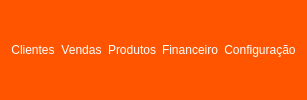
     <widget class="QWidget" name="mainMenu" native="true">
      <property name="minimumSize">
       <size>
        <width>0</width>
        <height>40</height>
       </size>
      </property>
      <property name="styleSheet">
       <string notr="true">QWidget{
background-color: rgb(255, 85, 0);
}

QPushButton{
	color: white;
	border:none;
	border-top-left-radius:10px;
	border-bottom-left-radius:10px;
	border-top-right-radius:10px;
	border-bottom-right-radius:10px;

}

QPushButton:checked{
background-color: rgb(255, 142, 89);
color: #341234;
font-weight:bold;
}
</string>
      </property>
      <layout class="QVBoxLayout" name="verticalLayout">
       <property name="topMargin">
        <number>0</number>
       </property>
       <property name="bottomMargin">
        <number>0</number>
       </property>
       <item>
        <layout class="QHBoxLayout" name="horizontalLayout_2">
         <property name="spacing">
          <number>6</number>
         </property>
         <property name="leftMargin">
          <number>0</number>
         </property>
         <property name="topMargin">
          <number>0</number>
         </property>
         <property name="bottomMargin">
          <number>0</number>
         </property>
         <item>
          <widget class="QPushButton" name="clientes_2">
           <property name="styleSheet">
            <string notr="true"/>
           </property>
           <property name="text">
            <string>Clientes</string>
           </property>
           <property name="icon">
            <iconset>
             <normaloff>img/user21.png</normaloff>img/user21.png</iconset>
           </property>
           <property name="iconSize">
            <size>
             <width>25</width>
             <height>25</height>
            </size>
           </property>
           <property name="checkable">
            <bool>true</bool>
           </property>
           <property name="autoExclusive">
            <bool>true</bool>
           </property>
          </widget>
         </item>
         <item>
          <widget class="QPushButton" name="vendas_2">
           <property name="styleSheet">
            <string notr="true"/>
           </property>
           <property name="text">
            <string>Vendas</string>
           </property>
           <property name="icon">
            <iconset>
             <normaloff>img/cart.png</normaloff>img/cart.png</iconset>
           </property>
           <property name="iconSize">
            <size>
             <width>25</width>
             <height>25</height>
            </size>
           </property>
           <property name="checkable">
            <bool>true</bool>
           </property>
           <property name="autoExclusive">
            <bool>true</bool>
           </property>
          </widget>
         </item>
         <item>
          <widget class="QPushButton" name="produtos_2">
           <property name="styleSheet">
            <string notr="true"/>
           </property>
           <property name="text">
            <string>Produtos</string>
           </property>
           <property name="icon">
            <iconset>
             <normaloff>img/box-open.png</normaloff>img/box-open.png</iconset>
           </property>
           <property name="iconSize">
            <size>
             <width>25</width>
             <height>25</height>
            </size>
           </property>
           <property name="checkable">
            <bool>true</bool>
           </property>
           <property name="autoExclusive">
            <bool>true</bool>
           </property>
          </widget>
         </item>
         <item>
          <widget class="QPushButton" name="finandeiro_2">
           <property name="styleSheet">
            <string notr="true"/>
           </property>
           <property name="text">
            <string>Financeiro</string>
           </property>
           <property name="icon">
            <iconset>
             <normaloff>img/calculator.png</normaloff>img/calculator.png</iconset>
           </property>
           <property name="iconSize">
            <size>
             <width>25</width>
             <height>25</height>
            </size>
           </property>
           <property name="checkable">
            <bool>true</bool>
           </property>
           <property name="autoExclusive">
            <bool>true</bool>
           </property>
          </widget>
         </item>
         <item>
          <widget class="QPushButton" name="config_2">
           <property name="styleSheet">
            <string notr="true"/>
           </property>
           <property name="text">
            <string>Configuração</string>
           </property>
           <property name="icon">
            <iconset>
             <normaloff>img/gear (1).png</normaloff>img/gear (1).png</iconset>
           </property>
           <property name="iconSize">
            <size>
             <width>25</width>
             <height>25</height>
            </size>
           </property>
           <property name="checkable">
            <bool>true</bool>
           </property>
           <property name="autoExclusive">
            <bool>true</bool>
           </property>
          </widget>
         </item>
        </layout>
       </item>
      </layout>
     </widget>
